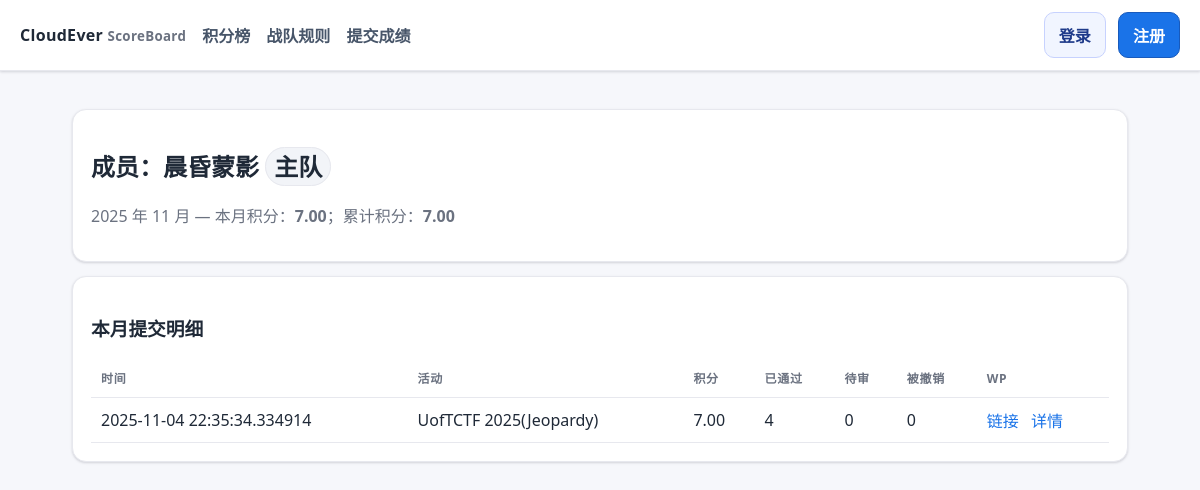
Screenshot of /user/6?year=2025&month=11 with the database file from the repository.
### ceboard/models.py (models this page shows)
class User(Base):
    __tablename__ = "users"
    id = Column(Integer, primary_key=True)
    username = Column(String, unique=True, nullable=False)
    password_hash = Column(String, nullable=False)
    role = Column(String, default="member")  # 'admin' | 'reviewer' | 'member'
    team_type = Column(String, default="sub")  # 'main' or 'sub'
    is_active = Column(Boolean, default=True)
    is_deleted = Column(Boolean, default=False)
    avatar_filename = Column(String, nullable=True)
    submissions = relationship("Submission", back_populates="user")

class SubmissionItem(Base):
    __tablename__ = "submission_items"
    id = Column(Integer, primary_key=True)
    submission_id = Column(Integer, ForeignKey("submissions.id"), nullable=False)
    challenge_id = Column(Integer, ForeignKey("challenges.id"), nullable=False)
    approved = Column(Boolean, default=False)
    revoked = Column(Boolean, default=False)
    created_at = Column(DateTime(timezone=True), default=lambda: datetime.now(TZ))
    submission = relationship("Submission", back_populates="items")
    challenge = relationship("Challenge")

class Submission(Base):
    __tablename__ = "submissions"
    id = Column(Integer, primary_key=True)
    user_id = Column(Integer, ForeignKey("users.id"), nullable=False)
    event_id = Column(Integer, ForeignKey("events.id"), nullable=False)
    created_at = Column(DateTime(timezone=True), default=lambda: datetime.now(TZ))
    wp_url = Column(String, nullable=True)
    wp_md = Column(Text, nullable=True)
    manual_points = Column(Float, nullable=True)  # 管理员在审核时手动设定的总分（优先级高于题目累计）
    is_deleted = Column(Boolean, default=False)
    user = relationship("User", back_populates="submissions")
    event = relationship("Event", back_populates="submissions")
    items = relationship("SubmissionItem", back_populates="submission", cascade="all,delete-orphan")

class Event(Base):
    __tablename__ = "events"
    id = Column(Integer, primary_key=True)
    name = Column(String, nullable=False)
    start_time = Column(DateTime(timezone=True))
    end_time = Column(DateTime(timezone=True))
    weight = Column(Float, default=1.0)
    is_reproduction = Column(Boolean, default=False)
    is_active = Column(Boolean, default=True)
    allow_wp_only = Column(Boolean, default=False)  # 允许仅提交WP，由管理员在审核时手动给分
    is_deleted = Column(Boolean, default=False)
    event_type_id = Column(Integer, ForeignKey("event_types.id"), nullable=True)
    challenges = relationship("Challenge", back_populates="event", cascade="all,delete")
    submissions = relationship("Submission", back_populates="event")
    event_type = relationship("EventType")

### ceboard/routers/public.py (the view)
@router.get("/user/{uid}", response_class=HTMLResponse)
def user_profile(uid: int, request: Request, year: Optional[int] = None, month: Optional[int] = None, db = Depends(get_db), current_user = Depends(get_current_user)):
    u = db.get(User, uid)
    if not u or u.is_deleted:
        raise HTTPException(404, "用户不存在")
    now = datetime.now(TZ)
    year = int(year or now.year)
    month = int(month or now.month)
    start = datetime(year, month, 1, tzinfo=TZ)
    end = datetime(year + 1, 1, 1, tzinfo=TZ) if month == 12 else datetime(year, month + 1, 1, tzinfo=TZ)
    subs_month = (
        db.query(Submission)
        .filter(Submission.user_id == uid)
        .filter(Submission.is_deleted == False)
        .filter(Submission.created_at >= start, Submission.created_at < end)
        .all()
    )
    subs_total = db.query(Submission).filter(Submission.user_id == uid, Submission.is_deleted == False).all()
    def sum_points(subs):
        return sum(compute_submission_points(s) for s in subs)
    details = []
    for s in subs_month:
        count_ok = sum(1 for it in s.items if it.approved and not it.revoked)
        count_pending = sum(1 for it in s.items if not it.approved)
        count_revoked = sum(1 for it in s.items if it.revoked)
        details.append({
            "sub_id": s.id,
            "created_at": s.created_at,
            "event_name": s.event.name if s.event else "—",
            "count_ok": count_ok,
            "count_pending": count_pending,
            "count_revoked": count_revoked,
            "points": compute_submission_points(s),
            "wp_url": s.wp_url,
        })
    return render_template(
        "user_profile.html",
        title=f"成员 {u.username}",
        current_user=current_user,
        user=u,
        year=year,
        month=month,
        month_points=sum_points(subs_month),
        total_points=sum_points(subs_total),
        details=details,
    )

### templates/user_profile.html
{% extends 'base.html' %}
{% block content %}
<div class="card">
  <h2>成员：{{ user.username }} <span class="pill">{{ '主队' if user.team_type=='main' else '子队' }}</span></h2>
  <p class="muted">{{ year }} 年 {{ month }} 月 — 本月积分：<b>{{ '%.2f' % month_points }}</b>；累计积分：<b>{{ '%.2f' % total_points }}</b></p>
</div>
<div class="card">
  <h3>本月提交明细</h3>
  <table>
    <thead><tr><th>时间</th><th>活动</th><th>积分</th><th>已通过</th><th>待审</th><th>被撤销</th><th>WP</th></tr></thead>
    <tbody>
    {% for row in details %}
      <tr>
        <td>{{ row.created_at }}</td>
        <td>{{ row.event_name }}</td>
        <td>{{ '%.2f' % row.points }}</td>
        <td>{{ row.count_ok }}</td>
        <td>{{ row.count_pending }}</td>
        <td>{{ row.count_revoked }}</td>
        <td>
          {% if row.wp_url %}<a href="{{ row.wp_url }}" target="_blank">链接</a>{% endif %}
          {% if row.sub_id %}<a style="margin-left:8px" href="/submission/{{ row.sub_id }}">详情</a>{% endif %}
        </td>
      </tr>
    {% else %}
      <tr><td colspan="7" class="muted">本月暂无提交</td></tr>
    {% endfor %}
    </tbody>
  </table>
</div>
{% endblock %}

### templates/base.html (style rules this page uses)
:root { --bg:#f6f7fb; --surface:#ffffff; --border:#e7e8ee; --text:#1f2937; --muted:#6b7280; --accent:#1a73e8; --accent-2:#185abc; --success:#16a34a; --warn:#e11d48; --shadow:0 1px 2px rgba(16,24,40,.06), 0 1px 3px rgba(16,24,40,.1); }
* { box-sizing:border-box }
html,body { height:100% }
body { font-family: ui-sans-serif, system-ui, -apple-system, Segoe UI, Roboto, 'Noto Sans SC', Arial; margin:0; color:var(--text); background:var(--bg); }
.card { position:relative; margin:14px 0; padding:18px 18px; background:var(--surface); border:1px solid var(--border); border-radius:14px; box-shadow: var(--shadow); }
.muted { color:var(--muted) }
.pill { padding:2px 8px; border-radius:999px; border:1px solid var(--border); background:#f2f4f8 }
a { color:var(--accent); text-decoration:none }
table { width:100%; border-collapse:separate; border-spacing:0; background:#fff }
thead th { font-size:12px; text-transform:uppercase; letter-spacing:.06em; color:#6b7280 }
th,td { padding:10px 10px; border-bottom:1px solid var(--border); text-align:left }

### rows the page displays
User: username "晨昏蒙影", team_type "主队"
SubmissionItem: created_at "2025-11-04 22:35:34.334914", event_name "UofTCTF 2025(Jeopardy)", points "7.00", count_ok "4", count_pending "0", count_revoked "0"

### other values shown
{{ year }} "2025"
{{ month }} "11"
{{ '%.2f' % month_points }} "7.00"
{{ '%.2f' % total_points }} "7.00"
